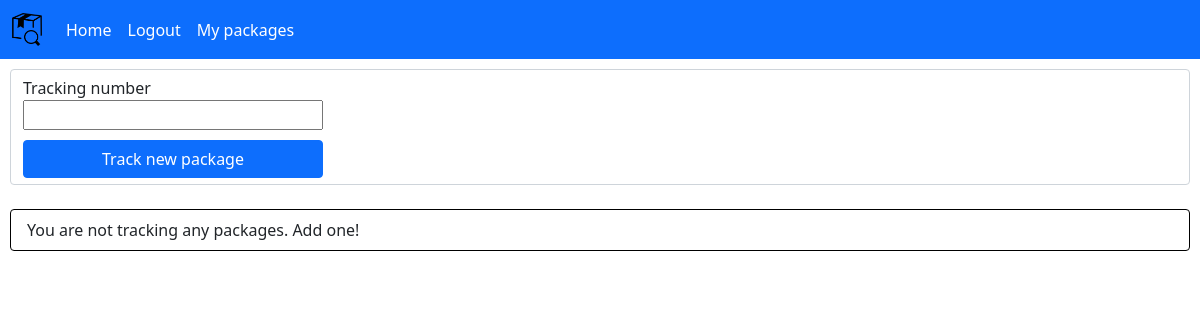
Before: /packageList (signed in) with the older database file.
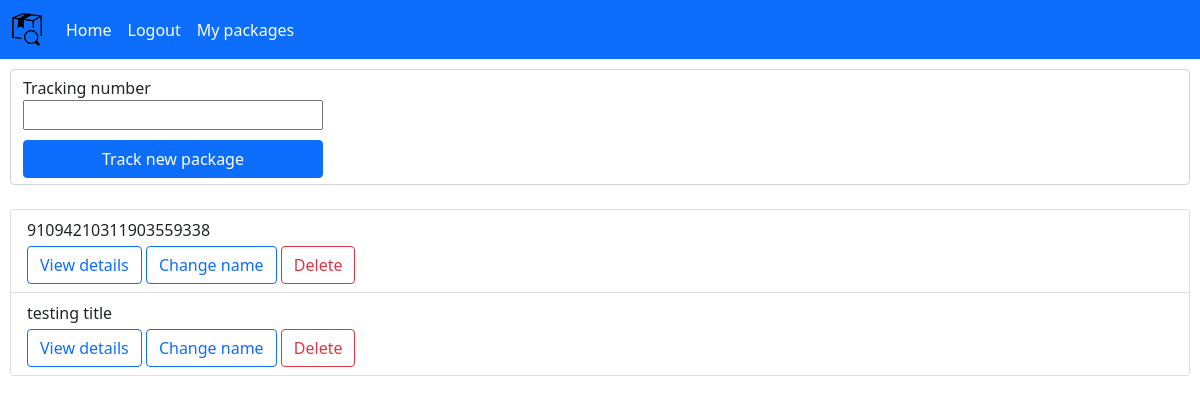
After: the same page with the newer database file.
### tables this page shows
CREATE TABLE "packages" (
	"id"	INTEGER NOT NULL,
	"title"	TEXT(50) DEFAULT NULL,
	"trackingNumber"	TEXT NOT NULL,
	"user_id"	INTEGER NOT NULL,
	"last_updated"	INTEGER(15) NOT NULL DEFAULT 0,
	"last_new_data"	INTEGER(15) NOT NULL,
	"email_sent"	INTEGER(1) NOT NULL DEFAULT 0,
	FOREIGN KEY("user_id") REFERENCES "users"("id"),
	PRIMARY KEY("id" AUTOINCREMENT)
);

### main.py (the view, shortened to what this page needs)
@app.route("/packageList", methods=["GET", "POST"])
@login_required
def packageList():
	form = forms.AddPackageForm()
	packageListDict = packageHandler.getListOfPackages(session["userID"])
	return render_template("packageList.html", form=form, packageList=packageListDict)

### forms.py
class AddPackageForm(FlaskForm):
	trackingCode = StringField("Tracking number", validators=[DataRequired()], render_kw={"style": "width: 300px;"})
	classes = {"trackingCode": ""}

### main.py (called while the page is built)
def login_required(func):
	@wraps(func) # This decorator copies over function attributes like __name__, docstring etc. required by flask for some reason
	def wrapper(*args, **kwargs):
		if "userID" in session and session["userID"] > 0:
			return func(*args, **kwargs)
		else:
			flash("You need to log in to do that!", "danger")
			return redirect(url_for("login"))
	return wrapper

### packages.py (called while the page is built)
def createDBConnection(func):
	def wrapper(self, *args, **kwargs):
		with sqlite3.connect(self.dbPath) as con:
			self.con = con
			return func(self, *args, **kwargs)
	return wrapper

	@createDBConnection
	def getListOfPackages(self, userID):
		cur = self.con.cursor()
		cur.row_factory = sqlite3.Row # Dictionary format
		cur.execute("SELECT id, COALESCE(title, trackingNumber) AS title, last_new_data, ? AS current_time FROM packages WHERE user_id = ?", [time(), userID])
		result = cur.fetchall()
		cur.close()
		return result

### templates/packageList.html (shortened to what this page needs)
{% from "includes/form_renderer.html" import render_form %}
{% extends "main_layout_container.html" %}
{% block body %}
	<div style="padding: 10px;">
		<form action="" method="POST">
			<div class="form-control">
				{{render_form(form)}}
				<input type="submit" class="btn btn-primary d-inline-block" value="Track new package" style="width: 300px;" />
			</div>
		</form>
		<br>
		<ul class="list-group" id="packageListUL">
			{% if not packageList %}
				<li class="list-group-item" style="border: 1px solid black;">You are not tracking any packages. Add one!</li>
			{% else %}
				{% for package in packageList %}
					<li class="list-group-item align-top" id="packageListLI-{{package['id']}}">
						<p class="d-inline-block mb-1" id="packageLabel-{{package['id']}}">{{ package["title"] }}</p>
						<br>
						<a role="button" class="btn btn-outline-primary" href="/packageDetails/{{package['id']}}">View details</a>
						<button type="button" class="btn btn-outline-primary" data-bs-toggle="modal" data-bs-target="#titleInputModal" onclick="assignPackageIDToModal(`{{package['id']}}`, `titleInputModal`)">Change name</button>
						<button type="button" class="btn btn-outline-danger d-inline-block" data-bs-toggle="modal" data-bs-target="#deleteModal" onclick="assignPackageIDToModal(`{{package['id']}}`, `deleteModal`)">Delete</button>
					</li>
				{% endfor %}
			{% endif %}
		</ul>
	</div>
{% endblock %}

Changed rows visible on the page:
added packages: title "91094210311903559338"
added packages: title "testing title"
Other visible differences:
text no longer shown: "You are not tracking any packages. Add one!"
